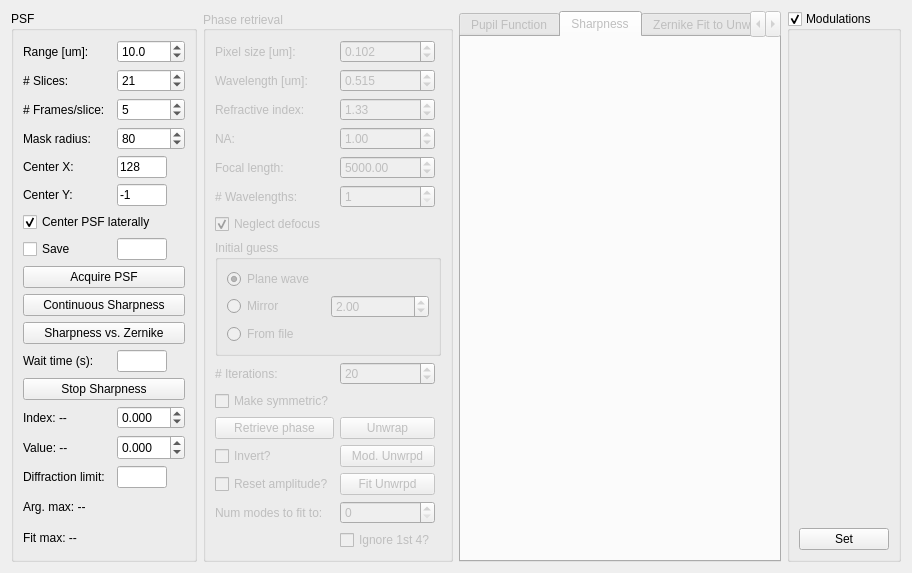
<?xml version="1.0" encoding="UTF-8"?>
<ui version="4.0">
 <class>Form</class>
 <widget class="QWidget" name="Form">
  <property name="geometry">
   <rect>
    <x>0</x>
    <y>0</y>
    <width>912</width>
    <height>514</height>
   </rect>
  </property>
  <property name="sizePolicy">
   <sizepolicy hsizetype="Preferred" vsizetype="Preferred">
    <horstretch>0</horstretch>
    <verstretch>0</verstretch>
   </sizepolicy>
  </property>
  <property name="maximumSize">
   <size>
    <width>16777215</width>
    <height>16777215</height>
   </size>
  </property>
  <property name="windowTitle">
   <string>Adaptive Optics</string>
  </property>
  <layout class="QHBoxLayout" name="horizontalLayout">
   <item>
    <widget class="QGroupBox" name="groupBox">
     <property name="sizePolicy">
      <sizepolicy hsizetype="Fixed" vsizetype="Preferred">
       <horstretch>0</horstretch>
       <verstretch>0</verstretch>
      </sizepolicy>
     </property>
     <property name="title">
      <string>PSF</string>
     </property>
     <layout class="QGridLayout" name="gridLayout_4">
      <item row="1" column="0">
       <widget class="QLabel" name="label_2">
        <property name="text">
         <string>Range [um]:</string>
        </property>
       </widget>
      </item>
      <item row="1" column="2">
       <widget class="QDoubleSpinBox" name="doubleSpinBoxRange">
        <property name="sizePolicy">
         <sizepolicy hsizetype="Minimum" vsizetype="Fixed">
          <horstretch>0</horstretch>
          <verstretch>0</verstretch>
         </sizepolicy>
        </property>
        <property name="decimals">
         <number>1</number>
        </property>
        <property name="minimum">
         <double>-100.000000000000000</double>
        </property>
        <property name="singleStep">
         <double>0.100000000000000</double>
        </property>
        <property name="value">
         <double>10.000000000000000</double>
        </property>
       </widget>
      </item>
      <item row="2" column="0">
       <widget class="QLabel" name="label_3">
        <property name="text">
         <string># Slices:</string>
        </property>
       </widget>
      </item>
      <item row="2" column="2">
       <widget class="QSpinBox" name="spinBoxSlices">
        <property name="sizePolicy">
         <sizepolicy hsizetype="Minimum" vsizetype="Fixed">
          <horstretch>0</horstretch>
          <verstretch>0</verstretch>
         </sizepolicy>
        </property>
        <property name="readOnly">
         <bool>false</bool>
        </property>
        <property name="minimum">
         <number>3</number>
        </property>
        <property name="singleStep">
         <number>2</number>
        </property>
        <property name="value">
         <number>21</number>
        </property>
       </widget>
      </item>
      <item row="3" column="0">
       <widget class="QLabel" name="label_4">
        <property name="text">
         <string># Frames/slice:</string>
        </property>
       </widget>
      </item>
      <item row="3" column="2">
       <widget class="QSpinBox" name="spinBoxFrames">
        <property name="sizePolicy">
         <sizepolicy hsizetype="Minimum" vsizetype="Fixed">
          <horstretch>0</horstretch>
          <verstretch>0</verstretch>
         </sizepolicy>
        </property>
        <property name="minimum">
         <number>1</number>
        </property>
        <property name="value">
         <number>5</number>
        </property>
       </widget>
      </item>
      <item row="10" column="0" colspan="3">
       <widget class="QPushButton" name="pushButtonPSF">
        <property name="sizePolicy">
         <sizepolicy hsizetype="Minimum" vsizetype="Fixed">
          <horstretch>0</horstretch>
          <verstretch>0</verstretch>
         </sizepolicy>
        </property>
        <property name="text">
         <string>Acquire PSF</string>
        </property>
       </widget>
      </item>
      <item row="9" column="0">
       <widget class="QCheckBox" name="checkBoxSave">
        <property name="text">
         <string>Save</string>
        </property>
       </widget>
      </item>
      <item row="9" column="2">
       <widget class="QLineEdit" name="lineEditFile">
        <property name="sizePolicy">
         <sizepolicy hsizetype="Expanding" vsizetype="Fixed">
          <horstretch>0</horstretch>
          <verstretch>0</verstretch>
         </sizepolicy>
        </property>
        <property name="maximumSize">
         <size>
          <width>50</width>
          <height>16777215</height>
         </size>
        </property>
       </widget>
      </item>
      <item row="7" column="0" colspan="3">
       <widget class="QCheckBox" name="checkBoxCenterLateral">
        <property name="text">
         <string>Center PSF laterally</string>
        </property>
        <property name="checked">
         <bool>true</bool>
        </property>
       </widget>
      </item>
      <item row="4" column="0">
       <widget class="QLabel" name="label">
        <property name="text">
         <string>Mask radius:</string>
        </property>
       </widget>
      </item>
      <item row="4" column="2">
       <widget class="QSpinBox" name="spinBox_maskRadius">
        <property name="minimum">
         <number>16</number>
        </property>
        <property name="maximum">
         <number>512</number>
        </property>
        <property name="singleStep">
         <number>10</number>
        </property>
        <property name="value">
         <number>80</number>
        </property>
       </widget>
      </item>
      <item row="5" column="0">
       <widget class="QLabel" name="label_11">
        <property name="text">
         <string>Center X:</string>
        </property>
       </widget>
      </item>
      <item row="6" column="0">
       <widget class="QLabel" name="label_12">
        <property name="text">
         <string>Center Y:</string>
        </property>
       </widget>
      </item>
      <item row="5" column="2">
       <widget class="QLineEdit" name="lineEdit_cX">
        <property name="maximumSize">
         <size>
          <width>50</width>
          <height>16777215</height>
         </size>
        </property>
        <property name="text">
         <string>128</string>
        </property>
       </widget>
      </item>
      <item row="6" column="2">
       <widget class="QLineEdit" name="lineEdit_cY">
        <property name="maximumSize">
         <size>
          <width>50</width>
          <height>16777215</height>
         </size>
        </property>
        <property name="text">
         <string>-1</string>
        </property>
       </widget>
      </item>
      <item row="11" column="0" colspan="3">
       <widget class="QPushButton" name="pushButton_runningSharpness">
        <property name="text">
         <string>Continuous Sharpness</string>
        </property>
       </widget>
      </item>
      <item row="14" column="0" colspan="3">
       <widget class="QPushButton" name="pushButton_stopSharpness">
        <property name="text">
         <string>Stop Sharpness</string>
        </property>
       </widget>
      </item>
      <item row="12" column="0" colspan="3">
       <widget class="QPushButton" name="pushButton_sharpnessVsZern">
        <property name="text">
         <string>Sharpness vs. Zernike</string>
        </property>
       </widget>
      </item>
      <item row="17" column="2">
       <widget class="QDoubleSpinBox" name="doubleSpinBox_zernAmpMin">
        <property name="decimals">
         <number>3</number>
        </property>
        <property name="minimum">
         <double>-10.000000000000000</double>
        </property>
        <property name="maximum">
         <double>10.000000000000000</double>
        </property>
       </widget>
      </item>
      <item row="18" column="2">
       <widget class="QDoubleSpinBox" name="doubleSpinBox_zernAmpMax">
        <property name="sizePolicy">
         <sizepolicy hsizetype="Minimum" vsizetype="Minimum">
          <horstretch>0</horstretch>
          <verstretch>0</verstretch>
         </sizepolicy>
        </property>
        <property name="decimals">
         <number>3</number>
        </property>
        <property name="minimum">
         <double>-10.000000000000000</double>
        </property>
        <property name="maximum">
         <double>10.000000000000000</double>
        </property>
       </widget>
      </item>
      <item row="17" column="0">
       <widget class="QLabel" name="label_mod_index">
        <property name="text">
         <string>Index: --</string>
        </property>
       </widget>
      </item>
      <item row="18" column="0">
       <widget class="QLabel" name="label_mod_value">
        <property name="text">
         <string>Value: --</string>
        </property>
       </widget>
      </item>
      <item row="19" column="0">
       <widget class="QLabel" name="label_15">
        <property name="text">
         <string>Diffraction limit:</string>
        </property>
       </widget>
      </item>
      <item row="19" column="2">
       <widget class="QLineEdit" name="lineEdit_diffLimit">
        <property name="maximumSize">
         <size>
          <width>50</width>
          <height>16777215</height>
         </size>
        </property>
       </widget>
      </item>
      <item row="20" column="0" colspan="3">
       <widget class="QLabel" name="label_sharpnessArgMax">
        <property name="text">
         <string>Arg. max: --</string>
        </property>
       </widget>
      </item>
      <item row="21" column="0" colspan="3">
       <widget class="QLabel" name="label_sharpnessFitMax">
        <property name="text">
         <string>Fit max: --</string>
        </property>
       </widget>
      </item>
      <item row="13" column="0">
       <widget class="QLabel" name="label_16">
        <property name="text">
         <string>Wait time (s):</string>
        </property>
       </widget>
      </item>
      <item row="13" column="2">
       <widget class="QLineEdit" name="lineEdit_waitTime">
        <property name="maximumSize">
         <size>
          <width>50</width>
          <height>16777215</height>
         </size>
        </property>
       </widget>
      </item>
     </layout>
    </widget>
   </item>
   <item>
    <widget class="QGroupBox" name="groupBoxPhase">
     <property name="enabled">
      <bool>false</bool>
     </property>
     <property name="sizePolicy">
      <sizepolicy hsizetype="Preferred" vsizetype="Preferred">
       <horstretch>0</horstretch>
       <verstretch>0</verstretch>
      </sizepolicy>
     </property>
     <property name="title">
      <string>Phase retrieval</string>
     </property>
     <property name="alignment">
      <set>Qt::AlignLeading|Qt::AlignLeft|Qt::AlignVCenter</set>
     </property>
     <layout class="QGridLayout" name="gridLayout_3">
      <property name="sizeConstraint">
       <enum>QLayout::SetDefaultConstraint</enum>
      </property>
      <item row="0" column="0">
       <widget class="QLabel" name="label_5">
        <property name="text">
         <string>Pixel size [um]:</string>
        </property>
       </widget>
      </item>
      <item row="0" column="1">
       <widget class="QDoubleSpinBox" name="doubleSpinBoxPixel">
        <property name="decimals">
         <number>3</number>
        </property>
        <property name="maximum">
         <double>9.000000000000000</double>
        </property>
        <property name="singleStep">
         <double>0.010000000000000</double>
        </property>
        <property name="value">
         <double>0.102000000000000</double>
        </property>
       </widget>
      </item>
      <item row="1" column="0">
       <widget class="QLabel" name="label_6">
        <property name="text">
         <string>Wavelength [um]:</string>
        </property>
       </widget>
      </item>
      <item row="1" column="1">
       <widget class="QDoubleSpinBox" name="doubleSpinBoxWavelength">
        <property name="decimals">
         <number>3</number>
        </property>
        <property name="value">
         <double>0.515000000000000</double>
        </property>
       </widget>
      </item>
      <item row="2" column="0">
       <widget class="QLabel" name="label_7">
        <property name="text">
         <string>Refractive index:</string>
        </property>
       </widget>
      </item>
      <item row="2" column="1">
       <widget class="QDoubleSpinBox" name="doubleSpinBoxIndex">
        <property name="singleStep">
         <double>0.010000000000000</double>
        </property>
        <property name="value">
         <double>1.330000000000000</double>
        </property>
       </widget>
      </item>
      <item row="3" column="0">
       <widget class="QLabel" name="label_8">
        <property name="text">
         <string>NA:</string>
        </property>
       </widget>
      </item>
      <item row="3" column="1">
       <widget class="QDoubleSpinBox" name="doubleSpinBoxNA">
        <property name="singleStep">
         <double>0.010000000000000</double>
        </property>
        <property name="value">
         <double>1.000000000000000</double>
        </property>
       </widget>
      </item>
      <item row="4" column="0">
       <widget class="QLabel" name="label_9">
        <property name="text">
         <string>Focal length:</string>
        </property>
       </widget>
      </item>
      <item row="4" column="1">
       <widget class="QDoubleSpinBox" name="doubleSpinBoxFocal">
        <property name="maximum">
         <double>9999.989999999999782</double>
        </property>
        <property name="value">
         <double>5000.000000000000000</double>
        </property>
       </widget>
      </item>
      <item row="7" column="0" colspan="3">
       <widget class="QGroupBox" name="groupBox_4">
        <property name="sizePolicy">
         <sizepolicy hsizetype="Preferred" vsizetype="Preferred">
          <horstretch>0</horstretch>
          <verstretch>0</verstretch>
         </sizepolicy>
        </property>
        <property name="title">
         <string>Initial guess</string>
        </property>
        <layout class="QGridLayout" name="gridLayout_2">
         <item row="0" column="0">
          <widget class="QRadioButton" name="radioButtonPlane">
           <property name="text">
            <string>Plane wave</string>
           </property>
           <property name="checked">
            <bool>true</bool>
           </property>
          </widget>
         </item>
         <item row="1" column="0">
          <widget class="QRadioButton" name="radioButtonMirror">
           <property name="text">
            <string>Mirror</string>
           </property>
          </widget>
         </item>
         <item row="1" column="1">
          <widget class="QDoubleSpinBox" name="doubleSpinBoxMirrorDistance">
           <property name="singleStep">
            <double>0.010000000000000</double>
           </property>
           <property name="value">
            <double>2.000000000000000</double>
           </property>
          </widget>
         </item>
         <item row="2" column="0">
          <widget class="QRadioButton" name="radioButtonFromFile">
           <property name="text">
            <string>From file</string>
           </property>
          </widget>
         </item>
        </layout>
       </widget>
      </item>
      <item row="8" column="0">
       <widget class="QLabel" name="label_10">
        <property name="text">
         <string># Iterations:</string>
        </property>
       </widget>
      </item>
      <item row="8" column="1">
       <widget class="QSpinBox" name="spinBoxIterations">
        <property name="minimum">
         <number>1</number>
        </property>
        <property name="maximum">
         <number>999</number>
        </property>
        <property name="value">
         <number>20</number>
        </property>
       </widget>
      </item>
      <item row="10" column="0">
       <widget class="QPushButton" name="pushButtonPhase">
        <property name="text">
         <string>Retrieve phase</string>
        </property>
       </widget>
      </item>
      <item row="16" column="0">
       <spacer name="verticalSpacer">
        <property name="orientation">
         <enum>Qt::Vertical</enum>
        </property>
        <property name="sizeHint" stdset="0">
         <size>
          <width>20</width>
          <height>0</height>
         </size>
        </property>
       </spacer>
      </item>
      <item row="6" column="0" colspan="2">
       <widget class="QCheckBox" name="checkBoxNeglectDefocus">
        <property name="text">
         <string>Neglect defocus</string>
        </property>
        <property name="checked">
         <bool>true</bool>
        </property>
       </widget>
      </item>
      <item row="11" column="0">
       <widget class="QCheckBox" name="checkBox_invertPF">
        <property name="text">
         <string>Invert?</string>
        </property>
       </widget>
      </item>
      <item row="5" column="0">
       <widget class="QLabel" name="label_13">
        <property name="text">
         <string># Wavelengths:</string>
        </property>
       </widget>
      </item>
      <item row="5" column="1">
       <widget class="QSpinBox" name="spinBox_numWavelengths">
        <property name="minimum">
         <number>1</number>
        </property>
        <property name="value">
         <number>1</number>
        </property>
       </widget>
      </item>
      <item row="12" column="0">
       <widget class="QCheckBox" name="checkBox_resetAmp">
        <property name="text">
         <string>Reset amplitude?</string>
        </property>
       </widget>
      </item>
      <item row="10" column="1">
       <widget class="QPushButton" name="pushButton_unwrap">
        <property name="text">
         <string>Unwrap</string>
        </property>
       </widget>
      </item>
      <item row="11" column="1">
       <widget class="QPushButton" name="pushButton_modUnwrapped">
        <property name="text">
         <string>Mod. Unwrpd</string>
        </property>
       </widget>
      </item>
      <item row="12" column="1">
       <widget class="QPushButton" name="pushButton_zernFitUnwrapped">
        <property name="text">
         <string>Fit Unwrpd</string>
        </property>
       </widget>
      </item>
      <item row="16" column="1">
       <widget class="QCheckBox" name="checkBox_ignore4">
        <property name="text">
         <string>Ignore 1st 4?</string>
        </property>
       </widget>
      </item>
      <item row="13" column="1">
       <widget class="QSpinBox" name="spinBox_zernModesToFit"/>
      </item>
      <item row="13" column="0">
       <widget class="QLabel" name="label_14">
        <property name="text">
         <string>Num modes to fit to:</string>
        </property>
       </widget>
      </item>
      <item row="9" column="0">
       <widget class="QCheckBox" name="checkBox_symmeterize">
        <property name="text">
         <string>Make symmetric?</string>
        </property>
       </widget>
      </item>
     </layout>
    </widget>
   </item>
   <item>
    <widget class="QTabWidget" name="tabWidgetPF">
     <property name="enabled">
      <bool>false</bool>
     </property>
     <property name="currentIndex">
      <number>1</number>
     </property>
     <property name="iconSize">
      <size>
       <width>15</width>
       <height>16</height>
      </size>
     </property>
     <widget class="QWidget" name="tabWidgetPFPage1">
      <attribute name="title">
       <string>Pupil Function</string>
      </attribute>
      <layout class="QVBoxLayout" name="verticalLayout">
       <item>
        <widget class="MatplotlibWidget" name="QWidgetPhase" native="true"/>
       </item>
       <item>
        <layout class="QGridLayout" name="gridLayout">
         <item row="1" column="3">
          <widget class="QPushButton" name="pushButtonModulate">
           <property name="sizePolicy">
            <sizepolicy hsizetype="Preferred" vsizetype="Preferred">
             <horstretch>0</horstretch>
             <verstretch>0</verstretch>
            </sizepolicy>
           </property>
           <property name="maximumSize">
            <size>
             <width>16777215</width>
             <height>16777215</height>
            </size>
           </property>
           <property name="text">
            <string>Modulate</string>
           </property>
          </widget>
         </item>
         <item row="1" column="0">
          <widget class="QPushButton" name="pushButtonFit">
           <property name="maximumSize">
            <size>
             <width>16777215</width>
             <height>16777215</height>
            </size>
           </property>
           <property name="text">
            <string>Fit to Zernike</string>
           </property>
          </widget>
         </item>
         <item row="1" column="1">
          <widget class="QPushButton" name="pushButtonSave">
           <property name="enabled">
            <bool>false</bool>
           </property>
           <property name="sizePolicy">
            <sizepolicy hsizetype="Preferred" vsizetype="Preferred">
             <horstretch>0</horstretch>
             <verstretch>0</verstretch>
            </sizepolicy>
           </property>
           <property name="maximumSize">
            <size>
             <width>16777215</width>
             <height>16777215</height>
            </size>
           </property>
           <property name="text">
            <string>Save to file</string>
           </property>
          </widget>
         </item>
        </layout>
       </item>
      </layout>
     </widget>
     <widget class="QWidget" name="Sharpness">
      <attribute name="title">
       <string>Sharpness</string>
      </attribute>
      <layout class="QVBoxLayout" name="verticalLayout_3">
       <item>
        <widget class="MatplotlibWidget" name="mplwidgetSharpness" native="true"/>
       </item>
      </layout>
     </widget>
     <widget class="QWidget" name="tab_2">
      <attribute name="title">
       <string>Zernike Fit to Unwrapped</string>
      </attribute>
      <widget class="MatplotlibWidget" name="mplwidgetPhase_2" native="true">
       <property name="geometry">
        <rect>
         <x>10</x>
         <y>0</y>
         <width>380</width>
         <height>349</height>
        </rect>
       </property>
      </widget>
      <widget class="QPushButton" name="pushButton_modulateZernike">
       <property name="geometry">
        <rect>
         <x>20</x>
         <y>360</y>
         <width>75</width>
         <height>23</height>
        </rect>
       </property>
       <property name="text">
        <string>Modulate</string>
       </property>
      </widget>
      <widget class="QCheckBox" name="checkBox_useMask">
       <property name="geometry">
        <rect>
         <x>110</x>
         <y>360</y>
         <width>70</width>
         <height>17</height>
        </rect>
       </property>
       <property name="text">
        <string>Use mask?</string>
       </property>
      </widget>
      <widget class="QLineEdit" name="lineEdit_zernRadius">
       <property name="geometry">
        <rect>
         <x>20</x>
         <y>390</y>
         <width>113</width>
         <height>20</height>
        </rect>
       </property>
       <property name="text">
        <string>256</string>
       </property>
      </widget>
      <widget class="QPushButton" name="pushButton_setZernRadius">
       <property name="geometry">
        <rect>
         <x>140</x>
         <y>390</y>
         <width>131</width>
         <height>23</height>
        </rect>
       </property>
       <property name="text">
        <string>Set Zernike Radius</string>
       </property>
      </widget>
     </widget>
    </widget>
   </item>
   <item>
    <widget class="QGroupBox" name="groupBoxModulations">
     <property name="title">
      <string>Modulations</string>
     </property>
     <property name="checkable">
      <bool>true</bool>
     </property>
     <layout class="QVBoxLayout" name="verticalLayoutModulations">
      <item>
       <spacer name="verticalSpacer_4">
        <property name="orientation">
         <enum>Qt::Vertical</enum>
        </property>
        <property name="sizeHint" stdset="0">
         <size>
          <width>20</width>
          <height>317</height>
         </size>
        </property>
       </spacer>
      </item>
      <item>
       <widget class="QPushButton" name="pushButton_setMods">
        <property name="text">
         <string>Set</string>
        </property>
       </widget>
      </item>
     </layout>
    </widget>
   </item>
  </layout>
 </widget>
 <customwidgets>
  <customwidget>
   <class>MatplotlibWidget</class>
   <extends>QWidget</extends>
   <header>matplotlibwidget</header>
  </customwidget>
 </customwidgets>
 <resources/>
 <connections/>
</ui>
